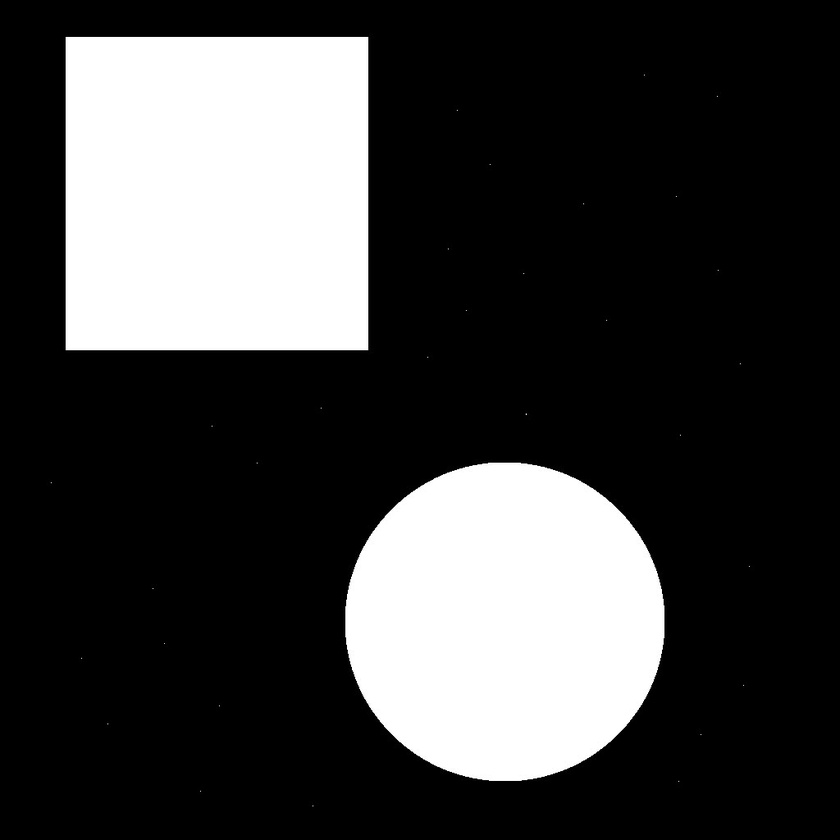
#> input picture pattern-recognition-with-openCV/images/original_image.jpeg, 840 x 840 px, shrunk from 1024 x 1024 before the run
$ python main.py
#> lines starting #> are read from the running program, lines starting #| are printed output that depends on the picture; after the words box and inside, x2 and y2 are one past the last pixel; in counts of white or black regions, pixels touching at a corner belong together
import cv2
import numpy as np
from matplotlib import pyplot as plt

# We are going through the process of pattern recognition of a digital image.

# Load the noisy image
image = cv2.imread("images/original_image.jpeg", cv2.IMREAD_GRAYSCALE)
#> image is the input picture: shape (840, 840); min 0, max 255, mean 63.2

# Step1: Let's apply Gaussian Blur or also called noise reduction by blurring
# Specify the kernel size (odd number for better results)
kernel_size = 5
# Apply Gaussian blur
blurred_image = cv2.GaussianBlur(image, (kernel_size, kernel_size), 0)

# Save the blurred image
cv2.imwrite("images/blurred_image.png", blurred_image)

# Step 2: Prepare histogram from the blurred image
plt.figure(figsize=(10, 5))

plt.subplot(1, 2, 1)
plt.title("Original Image")
plt.imshow(image, cmap="gray")

plt.subplot(1, 2, 2)
plt.title("Blurred Image")
plt.imshow(blurred_image, cmap="gray")

plt.tight_layout()
plt.show()
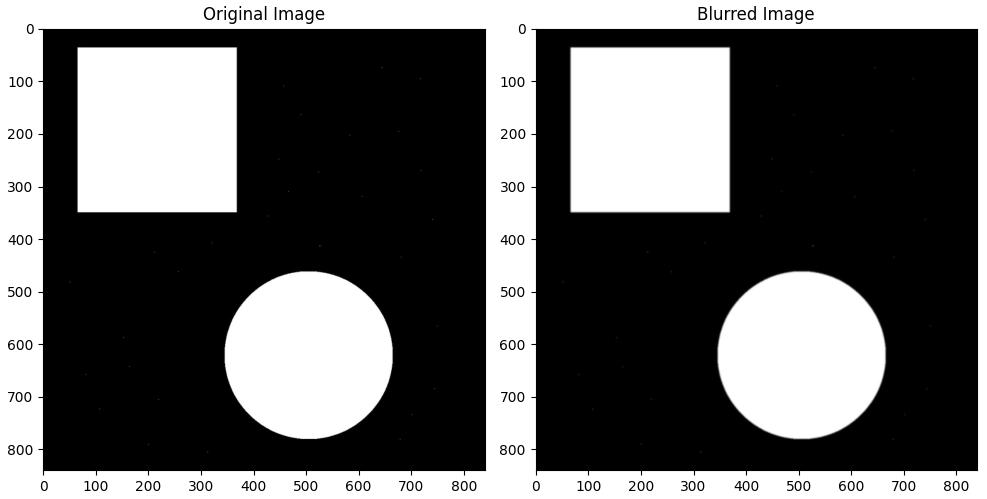
#> figure drawn by matplotlib, 2 panels


# Step 3: Let's apply thresholding for image segmentation (Otsu Thresholding)
_, thresholded_image = cv2.threshold(
    blurred_image, 0, 255, cv2.THRESH_BINARY + cv2.THRESH_OTSU
)
#> thresholded_image: shape (840, 840); 24.8% white; 2 white regions, box (x1, y1, x2, y2) and area: (66, 37, 368, 350) 94526, (345, 463, 664, 781) 80120

# Display the thresholded image
plt.figure(figsize=(7, 5))
plt.title("Otsu Thresholded Image")
plt.imshow(thresholded_image, cmap="gray")
plt.tight_layout()
plt.show()

# Save the threshold image
cv2.imwrite("images/threshold.png", thresholded_image)


# Step 4: Connectivity analysis to find contours in an image
# Find connected components in the thresholded image
_, labels, stats, _ = cv2.connectedComponentsWithStats(thresholded_image)
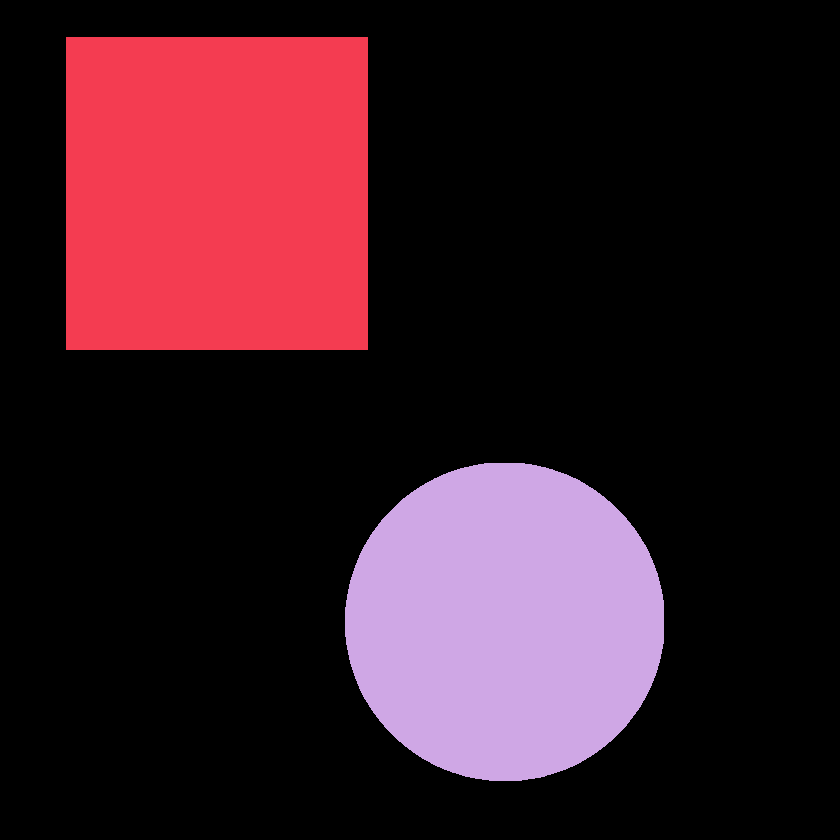
#> labels: shape (840, 840) int32; 3 distinct labels, from 0 to 2; one colour per label, 0 black
#> stats = [[0, 0, 840, 840, 530954], [66, 37, 302, 313, 94526], [345, 463, 319, 318, 80120]]

# Generate random colors for each object (excluding background)
object_colors = np.random.randint(0, 256, size=(len(stats), 3), dtype=np.uint8)
#> object_colors = [[172, 10, 127], [140, 47, 170], [196, 151, 117]]

# Create a copy of the original image for drawing bounding boxes
image_with_colored_boxes = cv2.cvtColor(image, cv2.COLOR_GRAY2BGR)

# Loop through the connected components
for label in range(1, len(stats)):
    left = stats[label, cv2.CC_STAT_LEFT]
    top = stats[label, cv2.CC_STAT_TOP]
    width = stats[label, cv2.CC_STAT_WIDTH]
    height = stats[label, cv2.CC_STAT_HEIGHT]

    # Get the color for this object
    color = tuple(map(int, object_colors[label]))

    # Draw bounding boxes around the objects with the assigned color
    cv2.rectangle(
        image_with_colored_boxes, (left, top), (left + width, top + height), color, 2
    )
#> this loop made 2 passes
#> (left, top, width, height, color) on passes 1 to 2: (66, 37, 302, 313, (140, 47, 170)), (345, 463, 319, 318, (196, 151, 117))
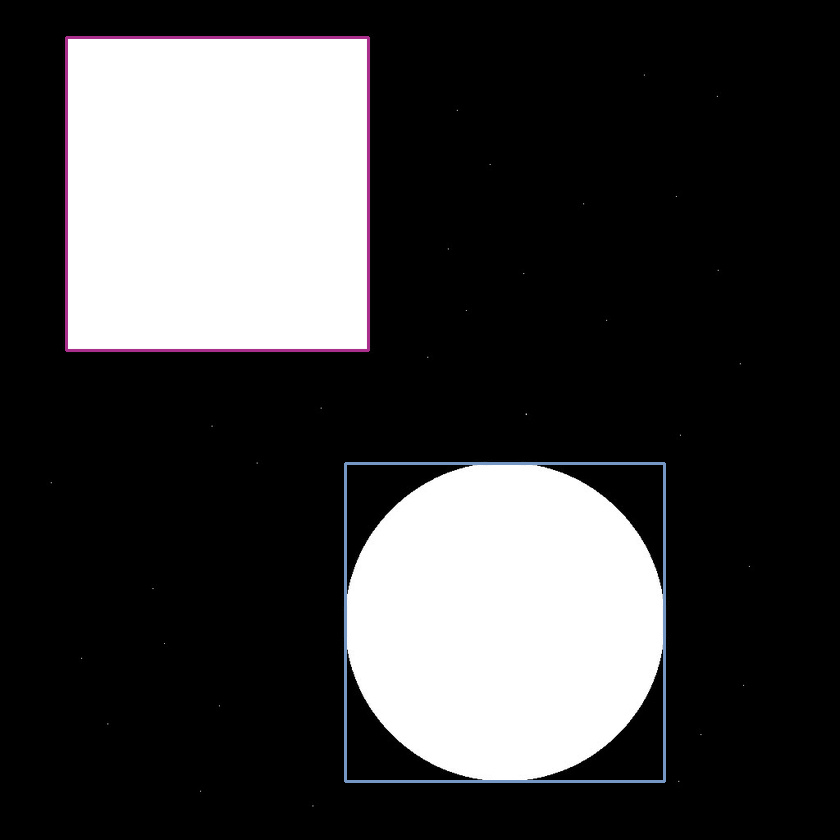
#> image_with_colored_boxes: shape (840, 840, 3); 1.06% of pixels changed, all inside (x1, y1, x2, y2) = (65, 36, 666, 783)

# Display the image with colored bounding boxes
plt.figure(figsize=(7, 5))
plt.title("Objects with Colored Bounding Boxes")
plt.imshow(cv2.cvtColor(image_with_colored_boxes, cv2.COLOR_BGR2RGB))
plt.tight_layout()
plt.show()

# Save the image after analysis
cv2.imwrite("images/image_after_analysis.png", image_with_colored_boxes)


# Step 5: Pattern Recognition
# Create dynamic arrays for Area and Perimeter
num_objects = len(stats)
#> num_objects = 3
Area = np.zeros(num_objects)
#> Area = [0, 0, 0]
Perimeter = np.zeros(num_objects)
#> Perimeter = [0, 0, 0]

# Scan the image to calculate Area and Perimeter
for y in range(image.shape[0]):
    for x in range(image.shape[1]):
        label = labels[y, x]
        if label > 0:
            Area[label] += 1
            if (
                x == 0
                or x == image.shape[1] - 1
                or y == 0
                or y == image.shape[0] - 1
                or labels[y - 1, x] != label
                or labels[y + 1, x] != label
                or labels[y, x - 1] != label
                or labels[y, x + 1] != label
            ):
                Perimeter[label] += 1
#> after the loop, Area = [0, 94526, 80120]; Perimeter = [0, 1226, 900]

# Adjust Area
for i in range(1, num_objects):
    Area[i] -= 1
#> after the loop, Area = [0, 94525, 80119]

# Create a copy of the original image for drawing recognized shapes
image_with_recognized_shapes = cv2.cvtColor(image, cv2.COLOR_GRAY2BGR)

# Recognize shapes
for i in range(1, num_objects):
    ratio = 16.0 * Area[i] / (Perimeter[i] * Perimeter[i])
    left = stats[i, cv2.CC_STAT_LEFT]
    top = stats[i, cv2.CC_STAT_TOP]
    width = stats[i, cv2.CC_STAT_WIDTH]
    height = stats[i, cv2.CC_STAT_HEIGHT]
    color = tuple(map(int, object_colors[i]))

    if ratio < 1.1:
        shape = "Square"
    else:
        shape = "Circle"

    # Draw bounding boxes around the recognized shapes
    cv2.rectangle(
        image_with_recognized_shapes,
        (left, top),
        (left + width, top + height),
        color,
        2,
    )
    cv2.putText(
        image_with_recognized_shapes,
        shape,
        (left, top - 10),
        cv2.FONT_HERSHEY_SIMPLEX,
        1,
        color,
        2,
    )
#> this loop made 2 passes
#> (ratio, left, top, width, height, color) on passes 1 to 2: (1.01, 66, 37, 302, 313, (140, 47, 170)), (1.58, 345, 463, 319, 318, (196, 151, 117))
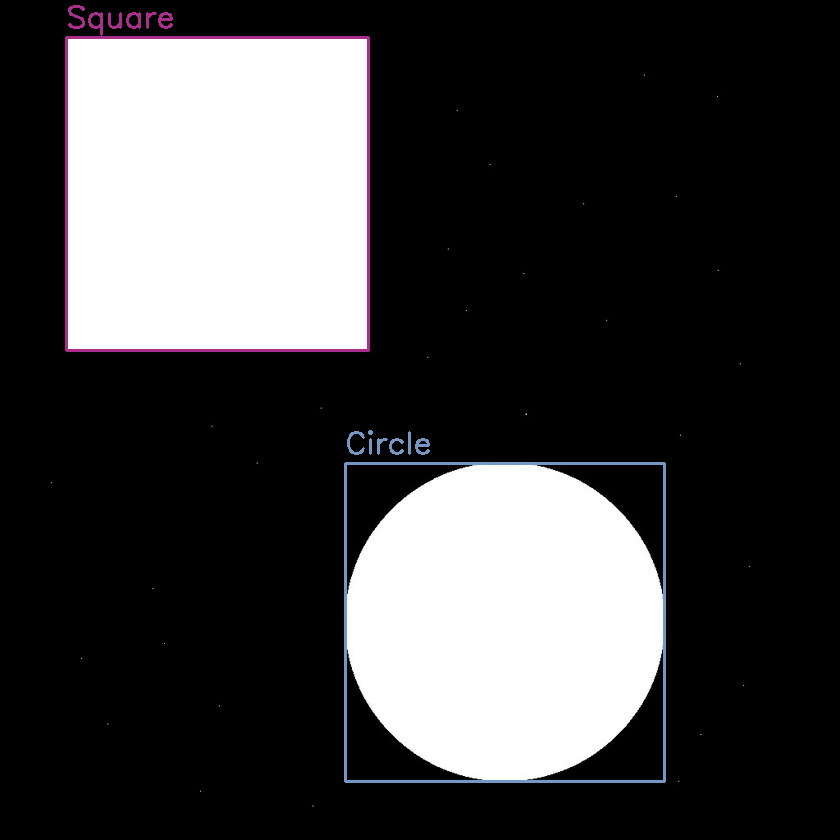
#> image_with_recognized_shapes: shape (840, 840, 3); 1.27% of pixels changed, all inside (x1, y1, x2, y2) = (65, 5, 666, 783)

# Display the image with recognized shapes
plt.figure(figsize=(7, 5))
plt.title("Objects with Recognized Shapes")
plt.imshow(image_with_recognized_shapes)
plt.tight_layout()
plt.show()

# Save the image with recognized shapes
cv2.imwrite("images/recognized_image.png", image_with_recognized_shapes)

# Free Area and Perimeter arrays
del Area
del Perimeter
